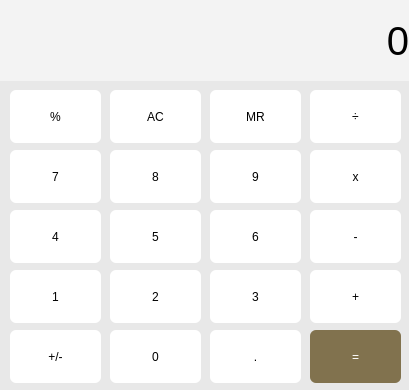
<?xml version="1.0" encoding="UTF-8"?>
<ui version="4.0">
 <class>Calculator</class>
 <widget class="QMainWindow" name="Calculator">
  <property name="geometry">
   <rect>
    <x>0</x>
    <y>0</y>
    <width>409</width>
    <height>390</height>
   </rect>
  </property>
  <property name="windowTitle">
   <string>Calculator</string>
  </property>
  <property name="styleSheet">
   <string notr="true">background-color: rgb(232, 232, 232);</string>
  </property>
  <widget class="QWidget" name="centralwidget">
   <widget class="QLabel" name="screen">
    <property name="geometry">
     <rect>
      <x>0</x>
      <y>0</y>
      <width>409</width>
      <height>81</height>
     </rect>
    </property>
    <property name="font">
     <font>
      <pointsize>30</pointsize>
      <weight>50</weight>
      <italic>false</italic>
      <bold>false</bold>
      <underline>false</underline>
      <strikeout>false</strikeout>
      <stylestrategy>PreferAntialias</stylestrategy>
      <kerning>true</kerning>
     </font>
    </property>
    <property name="acceptDrops">
     <bool>false</bool>
    </property>
    <property name="autoFillBackground">
     <bool>false</bool>
    </property>
    <property name="styleSheet">
     <string notr="true">background-color: rgb(243, 243, 243);</string>
    </property>
    <property name="text">
     <string>0</string>
    </property>
    <property name="alignment">
     <set>Qt::AlignRight|Qt::AlignTrailing|Qt::AlignVCenter</set>
    </property>
    <property name="margin">
     <number>10</number>
    </property>
    <property name="indent">
     <number>-1</number>
    </property>
   </widget>
   <widget class="QPushButton" name="button_percentage">
    <property name="geometry">
     <rect>
      <x>10</x>
      <y>90</y>
      <width>91</width>
      <height>53</height>
     </rect>
    </property>
    <property name="styleSheet">
     <string notr="true">QPushButton{
	font: 16pt &quot;MS Sans Serif&quot;;
	background-color: rgb(255, 255, 255);
	border-style: outset;
	border-width: 0px;
	border-radius: 6px;
}

QPushButton:hover{
	background-color: rgb(244, 244, 244);
}
</string>
    </property>
    <property name="text">
     <string>%</string>
    </property>
   </widget>
   <widget class="QPushButton" name="pushButton_AC">
    <property name="geometry">
     <rect>
      <x>110</x>
      <y>90</y>
      <width>91</width>
      <height>53</height>
     </rect>
    </property>
    <property name="styleSheet">
     <string notr="true">QPushButton{
	font: 16pt &quot;MS Sans Serif&quot;;
	background-color: rgb(255, 255, 255);
	border-style: outset;
	border-width: 0px;
	border-radius: 6px;
}

QPushButton:hover{
	background-color: rgb(244, 244, 244);
}</string>
    </property>
    <property name="text">
     <string>AC</string>
    </property>
   </widget>
   <widget class="QPushButton" name="pushButton_MR">
    <property name="geometry">
     <rect>
      <x>210</x>
      <y>90</y>
      <width>91</width>
      <height>53</height>
     </rect>
    </property>
    <property name="styleSheet">
     <string notr="true">QPushButton{
	font: 16pt &quot;MS Sans Serif&quot;;
	background-color: rgb(255, 255, 255);
	border-style: outset;
	border-width: 0px;
	border-radius: 6px;
}

QPushButton:hover{
	background-color: rgb(244, 244, 244);
}</string>
    </property>
    <property name="text">
     <string>MR</string>
    </property>
   </widget>
   <widget class="QPushButton" name="pushButton_divide">
    <property name="geometry">
     <rect>
      <x>310</x>
      <y>90</y>
      <width>91</width>
      <height>53</height>
     </rect>
    </property>
    <property name="styleSheet">
     <string notr="true">QPushButton{
	font: 16pt &quot;MS Sans Serif&quot;;
	background-color: rgb(255, 255, 255);
	border-style: outset;
	border-width: 0px;
	border-radius: 6px;
}

QPushButton:hover{
	background-color: rgb(244, 244, 244);
}</string>
    </property>
    <property name="text">
     <string>÷</string>
    </property>
   </widget>
   <widget class="QPushButton" name="pushButton_17">
    <property name="geometry">
     <rect>
      <x>10</x>
      <y>150</y>
      <width>91</width>
      <height>53</height>
     </rect>
    </property>
    <property name="styleSheet">
     <string notr="true">QPushButton{
	font: 16pt &quot;MS Sans Serif&quot;;
	background-color: rgb(255, 255, 255);
	border-style: outset;
	border-width: 0px;
	border-radius: 6px;
}

QPushButton:hover{
	background-color: rgb(244, 244, 244);
}</string>
    </property>
    <property name="text">
     <string>7</string>
    </property>
   </widget>
   <widget class="QPushButton" name="pushButton_18">
    <property name="geometry">
     <rect>
      <x>110</x>
      <y>150</y>
      <width>91</width>
      <height>53</height>
     </rect>
    </property>
    <property name="styleSheet">
     <string notr="true">QPushButton{
	font: 16pt &quot;MS Sans Serif&quot;;
	background-color: rgb(255, 255, 255);
	border-style: outset;
	border-width: 0px;
	border-radius: 6px;
}

QPushButton:hover{
	background-color: rgb(244, 244, 244);
}</string>
    </property>
    <property name="text">
     <string>8</string>
    </property>
   </widget>
   <widget class="QPushButton" name="pushButton_19">
    <property name="geometry">
     <rect>
      <x>210</x>
      <y>150</y>
      <width>91</width>
      <height>53</height>
     </rect>
    </property>
    <property name="styleSheet">
     <string notr="true">QPushButton{
	font: 16pt &quot;MS Sans Serif&quot;;
	background-color: rgb(255, 255, 255);
	border-style: outset;
	border-width: 0px;
	border-radius: 6px;
}

QPushButton:hover{
	background-color: rgb(244, 244, 244);
}</string>
    </property>
    <property name="text">
     <string>9</string>
    </property>
   </widget>
   <widget class="QPushButton" name="pushButton_multiplication">
    <property name="geometry">
     <rect>
      <x>310</x>
      <y>150</y>
      <width>91</width>
      <height>53</height>
     </rect>
    </property>
    <property name="styleSheet">
     <string notr="true">QPushButton{
	font: 16pt &quot;MS Sans Serif&quot;;
	background-color: rgb(255, 255, 255);
	border-style: outset;
	border-width: 0px;
	border-radius: 6px;
}

QPushButton:hover{
	background-color: rgb(244, 244, 244);
}</string>
    </property>
    <property name="text">
     <string>x</string>
    </property>
   </widget>
   <widget class="QPushButton" name="pushButton_4">
    <property name="geometry">
     <rect>
      <x>10</x>
      <y>210</y>
      <width>91</width>
      <height>53</height>
     </rect>
    </property>
    <property name="styleSheet">
     <string notr="true">QPushButton{
	font: 16pt &quot;MS Sans Serif&quot;;
	background-color: rgb(255, 255, 255);
	border-style: outset;
	border-width: 0px;
	border-radius: 6px;
}

QPushButton:hover{
	background-color: rgb(244, 244, 244);
}</string>
    </property>
    <property name="text">
     <string>4</string>
    </property>
   </widget>
   <widget class="QPushButton" name="pushButton_5">
    <property name="geometry">
     <rect>
      <x>110</x>
      <y>210</y>
      <width>91</width>
      <height>53</height>
     </rect>
    </property>
    <property name="styleSheet">
     <string notr="true">QPushButton{
	font: 16pt &quot;MS Sans Serif&quot;;
	background-color: rgb(255, 255, 255);
	border-style: outset;
	border-width: 0px;
	border-radius: 6px;
}

QPushButton:hover{
	background-color: rgb(244, 244, 244);
}</string>
    </property>
    <property name="text">
     <string>5</string>
    </property>
   </widget>
   <widget class="QPushButton" name="pushButton_6">
    <property name="geometry">
     <rect>
      <x>210</x>
      <y>210</y>
      <width>91</width>
      <height>53</height>
     </rect>
    </property>
    <property name="styleSheet">
     <string notr="true">QPushButton{
	font: 16pt &quot;MS Sans Serif&quot;;
	background-color: rgb(255, 255, 255);
	border-style: outset;
	border-width: 0px;
	border-radius: 6px;
}

QPushButton:hover{
	background-color: rgb(244, 244, 244);
}</string>
    </property>
    <property name="text">
     <string>6</string>
    </property>
   </widget>
   <widget class="QPushButton" name="pushButton_minus">
    <property name="geometry">
     <rect>
      <x>310</x>
      <y>210</y>
      <width>91</width>
      <height>53</height>
     </rect>
    </property>
    <property name="styleSheet">
     <string notr="true">QPushButton{
	font: 16pt &quot;MS Sans Serif&quot;;
	background-color: rgb(255, 255, 255);
	border-style: outset;
	border-width: 0px;
	border-radius: 6px;
}

QPushButton:hover{
	background-color: rgb(244, 244, 244);
}</string>
    </property>
    <property name="text">
     <string>-</string>
    </property>
   </widget>
   <widget class="QPushButton" name="pushButton_1">
    <property name="geometry">
     <rect>
      <x>10</x>
      <y>270</y>
      <width>91</width>
      <height>53</height>
     </rect>
    </property>
    <property name="styleSheet">
     <string notr="true">QPushButton{
	font: 16pt &quot;MS Sans Serif&quot;;
	background-color: rgb(255, 255, 255);
	border-style: outset;
	border-width: 0px;
	border-radius: 6px;
}

QPushButton:hover{
	background-color: rgb(244, 244, 244);
}</string>
    </property>
    <property name="text">
     <string>1</string>
    </property>
   </widget>
   <widget class="QPushButton" name="pushButton_2">
    <property name="geometry">
     <rect>
      <x>110</x>
      <y>270</y>
      <width>91</width>
      <height>53</height>
     </rect>
    </property>
    <property name="styleSheet">
     <string notr="true">QPushButton{
	font: 16pt &quot;MS Sans Serif&quot;;
	background-color: rgb(255, 255, 255);
	border-style: outset;
	border-width: 0px;
	border-radius: 6px;
}

QPushButton:hover{
	background-color: rgb(244, 244, 244);
}</string>
    </property>
    <property name="text">
     <string>2</string>
    </property>
   </widget>
   <widget class="QPushButton" name="pushButton_3">
    <property name="geometry">
     <rect>
      <x>210</x>
      <y>270</y>
      <width>91</width>
      <height>53</height>
     </rect>
    </property>
    <property name="styleSheet">
     <string notr="true">QPushButton{
	font: 16pt &quot;MS Sans Serif&quot;;
	background-color: rgb(255, 255, 255);
	border-style: outset;
	border-width: 0px;
	border-radius: 6px;
}

QPushButton:hover{
	background-color: rgb(244, 244, 244);
}</string>
    </property>
    <property name="text">
     <string>3</string>
    </property>
   </widget>
   <widget class="QPushButton" name="pushButton_plus">
    <property name="geometry">
     <rect>
      <x>310</x>
      <y>270</y>
      <width>91</width>
      <height>53</height>
     </rect>
    </property>
    <property name="styleSheet">
     <string notr="true">QPushButton{
	font: 16pt &quot;MS Sans Serif&quot;;
	background-color: rgb(255, 255, 255);
	border-style: outset;
	border-width: 0px;
	border-radius: 6px;
}

QPushButton:hover{
	background-color: rgb(244, 244, 244);
}</string>
    </property>
    <property name="text">
     <string>+</string>
    </property>
   </widget>
   <widget class="QPushButton" name="pushButton_positiveNegative">
    <property name="geometry">
     <rect>
      <x>10</x>
      <y>330</y>
      <width>91</width>
      <height>53</height>
     </rect>
    </property>
    <property name="styleSheet">
     <string notr="true">QPushButton{
	font: 16pt &quot;MS Sans Serif&quot;;
	background-color: rgb(255, 255, 255);
	border-style: outset;
	border-width: 0px;
	border-radius: 6px;
}

QPushButton:hover{
	background-color: rgb(244, 244, 244);
}</string>
    </property>
    <property name="text">
     <string>+/-</string>
    </property>
   </widget>
   <widget class="QPushButton" name="pushButton_0">
    <property name="geometry">
     <rect>
      <x>110</x>
      <y>330</y>
      <width>91</width>
      <height>53</height>
     </rect>
    </property>
    <property name="styleSheet">
     <string notr="true">QPushButton{
	font: 16pt &quot;MS Sans Serif&quot;;
	background-color: rgb(255, 255, 255);
	border-style: outset;
	border-width: 0px;
	border-radius: 6px;
}

QPushButton:hover{
	background-color: rgb(244, 244, 244);
}</string>
    </property>
    <property name="text">
     <string>0</string>
    </property>
   </widget>
   <widget class="QPushButton" name="pushButton_dot">
    <property name="geometry">
     <rect>
      <x>210</x>
      <y>330</y>
      <width>91</width>
      <height>53</height>
     </rect>
    </property>
    <property name="styleSheet">
     <string notr="true">QPushButton{
	font: 16pt &quot;MS Sans Serif&quot;;
	background-color: rgb(255, 255, 255);
	border-style: outset;
	border-width: 0px;
	border-radius: 6px;
}

QPushButton:hover{
	background-color: rgb(244, 244, 244);
}</string>
    </property>
    <property name="text">
     <string>.</string>
    </property>
   </widget>
   <widget class="QPushButton" name="pushButton_equal">
    <property name="geometry">
     <rect>
      <x>310</x>
      <y>330</y>
      <width>91</width>
      <height>53</height>
     </rect>
    </property>
    <property name="styleSheet">
     <string notr="true">QPushButton{
	font: 16pt &quot;MS Sans Serif&quot;;
	background-color: rgb(129, 114, 78);
	color: rgb(255, 255, 255);
	border-style: outset;
	border-width: 0px;
	border-radius: 6px;
}

QPushButton:hover{
	background-color: rgb(147, 130, 89);
}</string>
    </property>
    <property name="text">
     <string>=</string>
    </property>
   </widget>
  </widget>
 </widget>
 <resources/>
 <connections/>
</ui>
